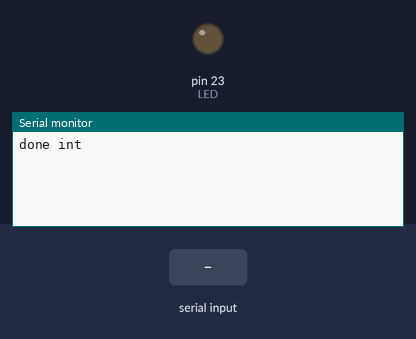
The sketch below on a simulated Arduino Mega 2560, built with avr-gcc and run on an emulated ATmega2560. Parts: output pins drawn as LEDs (lit = HIGH), the last lines printed to the serial monitor. The inputs (shaded band) are chosen by the test bench.

Above: at 1.2 s.
1.3 s: ",\n" received over the second serial link
At 2.0 s:
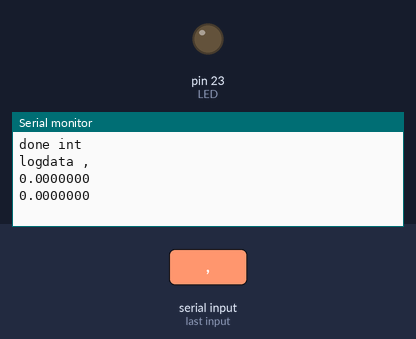
2.8 s: "5\n" received over the second serial link
At 3.1 s:
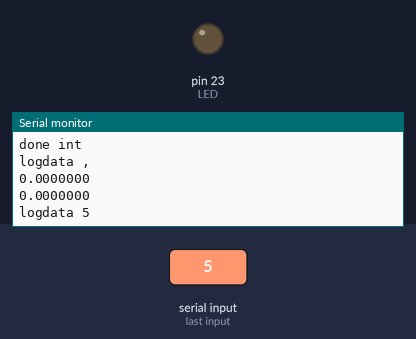
4.3 s: "1,90,45\n" received over the second serial link
At 5.6 s:
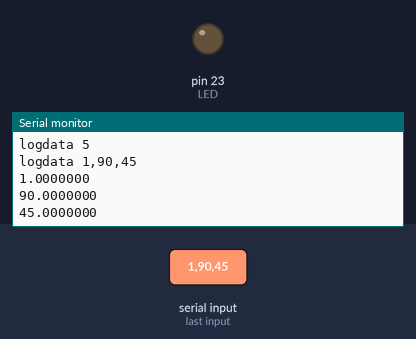
Timing chart, 0 to 7.3 s (numbered marks = the images above; inputs shaded):
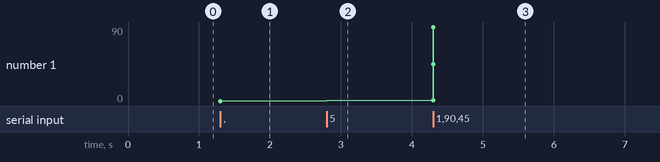

The sketch:

uartoptictest_r.ino
```cpp
#include <SoftwareSerial.h>
#include <SPI.h>
SoftwareSerial mySerial(0, 1); //建立軟體串列埠腳位 (RX, TX)
int LED = 23;
String temp;

String logdata = "";
float data[10];
int i = 0; int j = 0; int k = 0;
int tag[20];
char buf[200];
void setup() {
  pinMode(LED, OUTPUT);
  Serial.begin(115200);        //設定硬體串列埠速率
  mySerial.begin(115200);   //設定軟體串列埠速率
  //while (!Serial) {    ;  }
  Serial.println("done int");
}

void loop() // run over and over
{
  while (mySerial.available()) {
    //Serial.write(mySerial.read());

    char inChar = mySerial.read();
    logdata += (char)inChar;
    if (inChar == '\n') {
      Serial.print("logdata ");
      Serial.print(logdata);

      logdata.toCharArray(buf, logdata.length());
      for (i = 0; i < logdata.length(); i++) {
        if (buf[i] == ',') {
          tag[0] = 0;
          tag[j + 1] = i + 1; //跳過", "
          j++;
        }
      }
      for (k = 0; k < j; k++) {//將字串以,分割並分別存入data
        temp = logdata.substring(tag[k], tag[k + 1]);
        data[k] = temp.toFloat(); //限制5位數 !!!
        //Serial.println(temp);
        Serial.println(data[k], 7);
        if (k == j - 1) {
          String temp = logdata.substring(tag[k + 1]);
          data[k + 1] = temp.toFloat();
          Serial.println(data[k + 1], 7);
        }
      }


      int dataa = data[0];
      logdata = "";
      i = 0; j = 0; k = 0;
      //Serial.println(sizeof(data[0]));

      /*const char * msg = "hello";
        //temp.toCharArray(wtf, temp.length());
        driver.send((uint8_t*)msg, strlen(msg));
        driver.waitPacketSent();
        Serial.println (msg) ;*/
    }

    digitalWrite(LED, HIGH);
  }

  delay(1);
  digitalWrite(LED, LOW);
  //Serial.println("  loop  ");
}
```

Measured:
- after the input at 1.3 s, the serial monitor: prints a new line at once (image 1)
- after the input at 2.8 s, the serial monitor: prints a new line at once (image 2)
- after the input at 4.3 s, the serial monitor: prints a new line at once (image 3)
- plotted number 1: 0 → 45 after the input at 4.3 s
